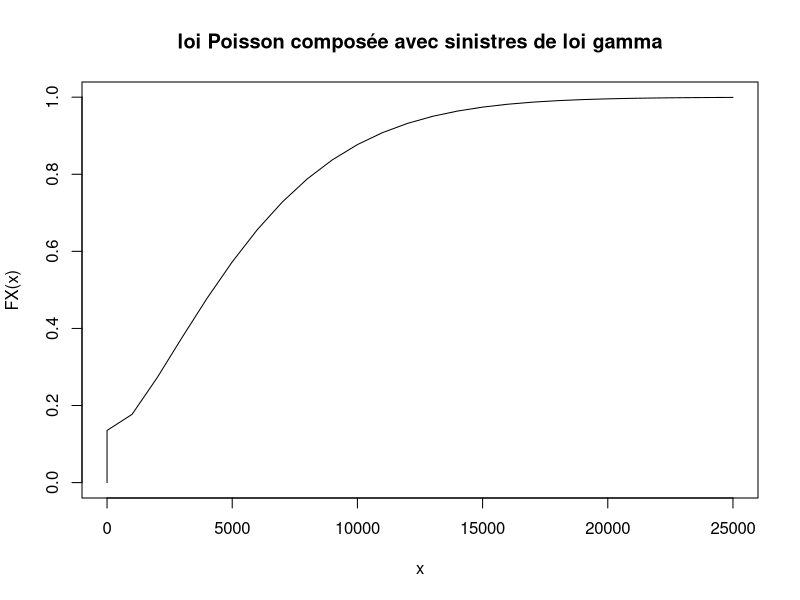

Recreate this plot in R.
# Lyon A2018
# Date : 2018-11-07

# Exemple en classe
# Loi Poisson composée

# ---- Paramètres de la loi de M (Poisson)

lam<-2
EM<-lam
VarM<-lam

# ---- Paramètres de la loi de B (Gamma)
alpha<-2.5
beta<-1/1000
EB<-alpha/beta
VarB<-alpha/(beta^2)

# ---- Espérance de X
EX<-EM*EB

# ---- Variance de X
VarX<-EM*VarB+VarM*(EB^2)

c(EM,VarM)
c(EB,VarB)
c(EX,VarX)

# ---- Fonction de répartition de X

k0<-1000
vk<-1:k0
fM0<-dpois(0,lam)
vfM<-dpois(vk,lam)
sum(vfM)+fM0
xx<-20000

Fx<-fM0+sum(vfM*pgamma(xx,vk*alpha,beta))

c(xx,Fx)
xx
Fx

# ---- Construction d'une fonction R pour Fx 

FnX.poiscompgamma<-function(x,lambda,alpha,beta,k0=1000)
{
  v.k<-0:k0
  v.k2<-1:k0
  v.prob<-dpois(v.k,lambda)
  v.prob2<-c(1,pgamma(x,v.k2*alpha,beta))
  Fn<-sum(v.prob*v.prob2)
  return(Fn)
}

FnX.poiscompgamma(x=0,lambda=lam,alpha=alpha,beta=beta)
FnX.poiscompgamma(x=3000,lambda=lam,alpha=alpha,beta=beta)
FnX.poiscompgamma(x=10000,lambda=lam,alpha=alpha,beta=beta)
FnX.poiscompgamma(x=20000,lambda=lam,alpha=alpha,beta=beta)

# ---- VaR et TVaR de X

# -- les calculs fonctionnent pour toute valeur de kappa qui est dans [0,1[
kappa<-0.99
FX0<-dpois(0,lam)

# -- Construction d'une fonction R pour être utilisée dans "optimize"
f <- function(x) abs(FnX.poiscompgamma(x,lam=lam,alpha=alpha,beta=beta)-kappa)

# -- VaR de X
VaRX<-0

if (kappa>FX0) 
{
  res<-optimize(f, c(100,30000))
  VaRX<-res$minimum
}
VaRX

# -- Vérification de la VaR de X
FnX.poiscompgamma(x=VaRX,lam=lam,alpha=alpha,beta=beta)

# -- Construction d'une fonction R pour espérance tronquée à droite de X

EtrX.poiscompgamma<-function(x,lambda,alpha,beta,k0=1000)
{
  vk<-1:k0
  vfM<-dpois(1:k0,lambda)
  E<-sum(vfM*(alpha*vk/beta)*(1-pgamma(VaRX,vk*alpha+1,beta)))
  return(E)
}


# -- TVaR de X

EtronqX<-EtrX.poiscompgamma(VaRX,lambda=lam,alpha=alpha,beta=beta)
TVaRX<-EtronqX/(1-kappa)

# -- Résultats pour VaR et TVaR
c(kappa,VaRX,TVaRX)
FnX.poiscompgamma(x=VaRX,lam=lam,alpha=alpha,beta=beta)
FX0
EtronqX

# -- Courbe de Fx

vx<-(0:25)*1000
long<-length(vx)
vFx<-rep(0,long)
for (i in 1:long)
{
vFx[i]<-FnX.poiscompgamma(x=vx[i],lam=lam,alpha=alpha,beta=beta)
}
plot(c(0,vx),c(0,vFx),type="l",xlab="x",ylab="FX(x)",main="loi Poisson composée avec sinistres de loi gamma")



